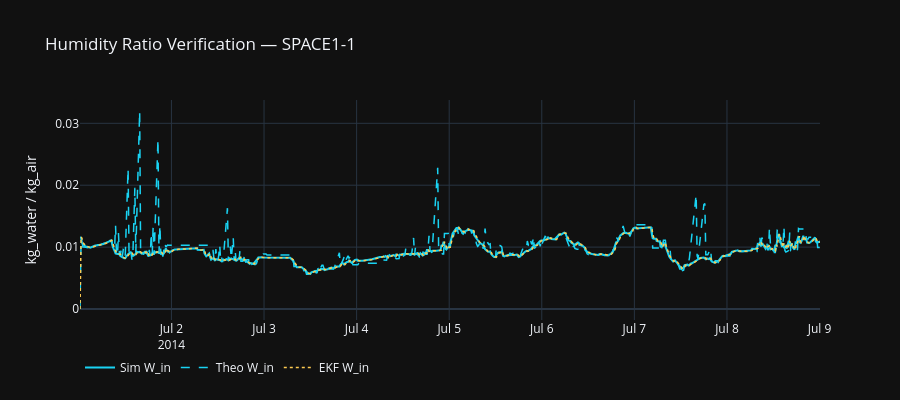

The notebook cell this image was saved under:
### Markdown cell above
## 2 · Humidity Verification (W_in)

### Code cell
fig = go.Figure()
t = df['Datetime']

fig.add_trace(go.Scatter(x=t, y=df[f'{ZONE}_W_in_kg_kg'],
    name='Sim W_in', line=dict(color='#19D3F3', width=2)))
fig.add_trace(go.Scatter(x=t, y=df[f'{ZONE}_W_in_theo'],
    name='Theo W_in', line=dict(color='#19D3F3', width=1.5, dash='dash')))
fig.add_trace(go.Scatter(x=t, y=df[f'{ZONE}_W_in_est'],
    name='EKF W_in', line=dict(color='#FECB52', width=1.5, dash='dot')))

fig.update_layout(template='plotly_dark', height=400,
    title=f'Humidity Ratio Verification — {ZONE}',
    yaxis_title='kg_water / kg_air',
    legend=dict(orientation='h', y=-0.15))
fig.show()

### Figure 1 — Plotly figure (JSON) as saved in the notebook; plotly's stock layout.template omitted (floating-point values rounded to 4 significant figures; data arrays with more than 128 entries replaced by an {"elided": "..."} marker saying what was removed)
{"data": [{"line": {"color": "#19D3F3", "width": 2}, "name": "Sim W_in", "type": "scatter", "x": {"elided": "768 str values"}, "y": {"elided": "768 float values"}}, {"line": {"color": "#19D3F3", "dash": "dash", "width": 1.5}, "name": "Theo W_in", "type": "scatter", "x": {"elided": "768 str values"}, "y": {"elided": "768 float values"}}, {"line": {"color": "#FECB52", "dash": "dot", "width": 1.5}, "name": "EKF W_in", "type": "scatter", "x": {"elided": "768 str values"}, "y": {"elided": "768 float values"}}], "layout": {"height": 400, "legend": {"orientation": "h", "y": -0.15}, "title": {"text": "Humidity Ratio Verification — SPACE1-1"}, "yaxis": {"title": {"text": "kg_water / kg_air"}}}}
